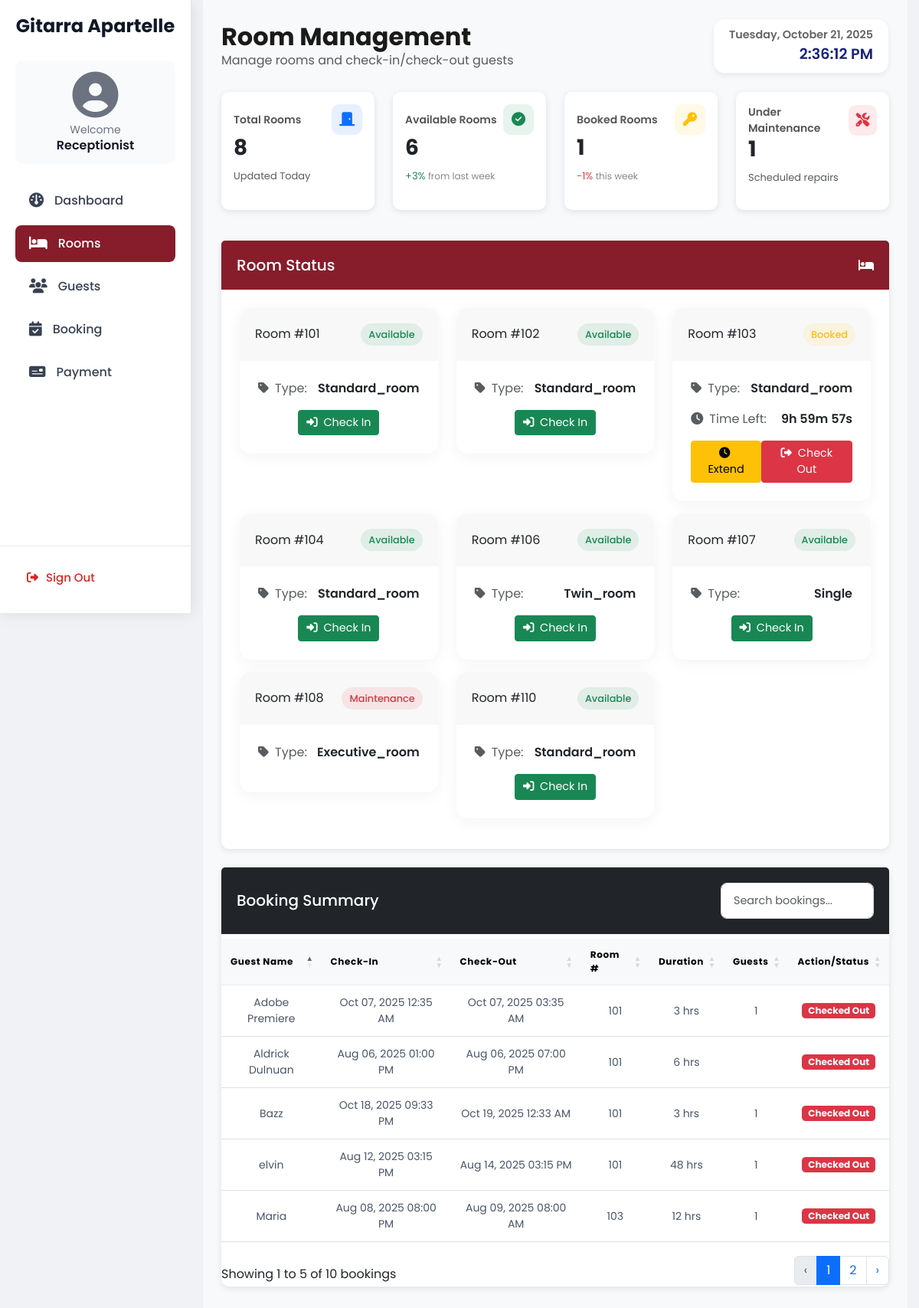
Screenshot of /receptionist-room.php with the database file from the repository.
### tables this page shows
CREATE TABLE `rooms` (
  `id` int NOT NULL,
  `room_number` int NOT NULL,
  `room_type` enum('single','twin_room','standard_room','studio','suite','queen_room','executive_room','suites','accessible_room','hollywood_twin_room','king_room','studio_hotel_rooms','villa','double_hotel_rooms','honeymoon_suite','penthouse_suite','single_hotel_rooms','adjoining_room','presidential_suite','connecting_rooms','quad_room','deluxe_room','double_room','triple_room') NOT NULL,
  `status` enum('available','booked','maintenance') NOT NULL DEFAULT 'available',
  `created_at` timestamp NULL DEFAULT CURRENT_TIMESTAMP,
  `updated_at` timestamp NULL DEFAULT CURRENT_TIMESTAMP ON UPDATE CURRENT_TIMESTAMP,
  `price_3hrs` decimal(10,2) NOT NULL DEFAULT '0.00',
  `price_6hrs` decimal(10,2) NOT NULL DEFAULT '0.00',
  `price_12hrs` decimal(10,2) NOT NULL DEFAULT '0.00',
  `price_24hrs` decimal(10,2) NOT NULL DEFAULT '0.00',
  `price_ot` decimal(10,2) NOT NULL DEFAULT '0.00'
);

### receptionist-room.php (the view, shortened to what this page needs)
<?php
require_once 'database.php';
$bookedRooms = $conn->query("SELECT COUNT(*) AS booked FROM rooms WHERE status = 'booked'")->fetch_assoc()['booked'] ?? 0;
$maintenanceRooms = $conn->query("SELECT COUNT(*) AS maintenance FROM rooms WHERE status = 'maintenance'")->fetch_assoc()['maintenance'] ?? 0;
$totalRooms = $conn->query("SELECT COUNT(*) AS total FROM rooms")->fetch_assoc()['total'] ?? 0;
$availableRooms = $conn->query("SELECT COUNT(*) AS available FROM rooms WHERE status = 'available'")->fetch_assoc()['available'] ?? 0;
$allRoomsQuery = "
    SELECT r.room_number, r.room_type, r.status,
        (SELECT c.check_out_date
         FROM checkins c
         WHERE c.room_number = r.room_number AND c.check_out_date > NOW()
         ORDER BY c.check_out_date DESC
         LIMIT 1) AS check_out_date
    FROM rooms r
";
$resultRooms = $conn->query($allRoomsQuery);
?>
<!DOCTYPE html>
<html lang="en">
<head>
    <link href="https://cdn.jsdelivr.net/npm/bootstrap@5.3.0/dist/css/bootstrap.min.css" rel="stylesheet">
    <link rel="stylesheet" href="https://cdnjs.cloudflare.com/ajax/libs/font-awesome/6.4.2/css/all.min.css">
    <link href="https://cdn.datatables.net/1.11.5/css/dataTables.bootstrap5.min.css" rel="stylesheet">
    <link href="style.css" rel="stylesheet">
</head>
<body>
<div class="sidebar" id="sidebar">
  <h4>Gitarra Apartelle</h4>
  <div class="user-info">
    <i class="fa-solid fa-user-circle"></i>
    <p>Welcome</p>
    <h6>Receptionist</h6>
  </div>
  <div class="nav-links">
    <a href="receptionist-dash.php" class="<?php echo basename($_SERVER['PHP_SELF']) == 'receptionist-dash.php' ? 'active' : ''; ?>">
      <i class="fa-solid fa-gauge"></i> Dashboard
    </a>
    <a href="receptionist-room.php" class="<?php echo basename($_SERVER['PHP_SELF']) == 'receptionist-room.php' ? 'active' : ''; ?>">
      <i class="fa-solid fa-bed"></i> Rooms
    </a>
    <a href="receptionist-guest.php" class="<?php echo basename($_SERVER['PHP_SELF']) == 'receptionist-guest.php' ? 'active' : ''; ?>">
      <i class="fa-solid fa-users"></i> Guests
    </a>
    <a href="receptionist-booking.php" class="<?php echo basename($_SERVER['PHP_SELF']) == 'receptionist-booking.php' ? 'active' : ''; ?>">
      <i class="fa-solid fa-calendar-check"></i> Booking
    </a>
    <a href="receptionist-payment.php" class="<?php echo basename($_SERVER['PHP_SELF']) == 'receptionist-payment.php' ? 'active' : ''; ?>">
      <i class="fa-solid fa-money-check"></i> Payment
    </a>
  </div>
  <div class="signout">
    <a href="signin.php"><i class="fa-solid fa-right-from-bracket"></i> Sign Out</a>
  </div>
</div>
<div class="content p-4">
    <div class="d-flex justify-content-between align-items-center mb-4">
        <div>
            <h2 class="fw-bold mb-0">Room Management</h2>
            <p class="text-muted mb-0">Manage rooms and check-in/check-out guests</p>
        </div>
        <div class="clock-box text-end">
            <div id="currentDate" class="fw-semibold"></div>
            <div id="currentTime"></div>
        </div>
    </div>
<div class="row mb-4">
    <div class="col-md-3 mb-3">
        <div class="card stat-card h-100 p-3">
            <div class="d-flex justify-content-between align-items-center">
                <p class="stat-title">Total Rooms</p>
                <div class="stat-icon bg-primary bg-opacity-10 text-primary">
                    <i class="fas fa-door-closed"></i>
                </div>
            </div>
            <h3 class="fw-bold mb-1"><?= $totalRooms ?></h3>
            <p class="stat-change text-muted">Updated Today</p>
        </div>
    </div>
    <div class="col-md-3 mb-3">
        <div class="card stat-card h-100 p-3">
            <div class="d-flex justify-content-between align-items-center">
                <p class="stat-title">Available Rooms</p>
                <div class="stat-icon bg-success bg-opacity-10 text-success">
                    <i class="fas fa-check-circle"></i>
                </div>
            </div>
            <h3 class="fw-bold mb-1"><?= $availableRooms ?></h3>
            <p class="stat-change text-success">+3% <span>from last week</span></p>
        </div>
    </div>
    <div class="col-md-3 mb-3">
        <div class="card stat-card h-100 p-3">
            <div class="d-flex justify-content-between align-items-center">
                <p class="stat-title">Booked Rooms</p>
                <div class="stat-icon bg-warning bg-opacity-10 text-warning">
                    <i class="fas fa-key"></i>
                </div>
            </div>
            <h3 class="fw-bold mb-1"><?= $bookedRooms ?></h3>
            <p class="stat-change text-danger">-1% <span>this week</span></p>
        </div>
    </div>
    <div class="col-md-3 mb-3">
        <div class="card stat-card h-100 p-3">
            <div class="d-flex justify-content-between align-items-center">
                <p class="stat-title">Under Maintenance</p>
                <div class="stat-icon bg-danger bg-opacity-10 text-danger">
                    <i class="fas fa-tools"></i>
                </div>
            </div>
            <h3 class="fw-bold mb-1"><?= $maintenanceRooms ?></h3>
            <p class="stat-change text-muted">Scheduled repairs</p>
        </div>
    </div>
</div>
    <div class="card mb-4">
        <div class="card-header text-white d-flex justify-content-between align-items-center" style="background-color: #871D2B;">
            <h5 class="mb-0">Room Status</h5>
            <i class="fas fa-bed"></i>
        </div>
        <div class="card-body">
            <div class="row">
                <?php while ($room = $resultRooms->fetch_assoc()):
    $orderCountQuery->close();?>
                    <div class="col-md-4 mb-3">
                        <div class="card room-card <?= $room['status'] ?>"
                            onclick="cardClicked(event, <?= $room['room_number']; ?>, '<?= $room['status'] ?>')">
                            <div class="card-header d-flex justify-content-between align-items-center">
                                <div class="d-flex flex-column">
                                    <span>Room #<?= htmlspecialchars($room['room_number']); ?></span>
                                </div>
                                <span class="status-badge status-<?= $room['status'] ?>"><?= ucfirst($room['status']) ?></span>
                            </div>
                            <div class="card-body">
                                <div class="d-flex justify-content-between align-items-center mb-3">
                                    <span class="text-muted"><i class="fas fa-tag me-2"></i>Type:</span>
                                    <span class="fw-semibold"><?= ucfirst($room['room_type']) ?></span>
                                </div>
                                <?php if ($room['status'] === 'booked' && !empty($room['check_out_date'])): ?>
                                    <div class="d-flex justify-content-between align-items-center mb-3">
                                        <span class="text-muted"><i class="fas fa-clock me-2"></i>Time Left:</span>
                                        <span class="countdown-timer" data-room="<?= $room['room_number']; ?>" data-checkout="<?= $room['check_out_date']; ?>">Loading...</span>
                                    </div>
                                    <div class="d-flex justify-content-between mt-3">
                                        <form method="POST" action="receptionist-room.php" class="d-inline extend-form">
                                        <button type="submit" class="btn btn-sm btn-warning">
                                            <i class="fas fa-clock me-1"></i> Extend
                                        </button>
                                        </form>
                                        <form method="POST" action="receptionist-room.php" class="d-inline checkout-form">
                                        <button type="submit" class="btn btn-sm btn-danger">
                                            <i class="fas fa-sign-out-alt me-1"></i> Check Out
                                        </button>
                                        </form>
                                    </div>
                                <?php elseif ($room['status'] === 'available'): ?>
                                    <div class="d-flex justify-content-center mt-3">
                                        <a href="check-in.php?room_number=<?= $room['room_number']; ?>" class="btn btn-sm btn-success">
                                            <i class="fas fa-sign-in-alt me-1"></i> Check In
                                        </a>
                                    </div>
                                <?php endif; ?>
                            </div>
                        </div>
                    </div>
                <?php endwhile; ?>
            </div>
        </div>
    </div>
<div class="toast-container position-fixed top-0 end-0 p-3" style="z-index: 1100;">
</div>
    <div class="card mb-4">
    <div class="card-header text-white bg-dark d-flex justify-content-between align-items-center flex-wrap gap-2">
        <h5 class="mb-0">Booking Summary</h5>
        <div class="d-flex align-items-center gap-3 flex-wrap">
        <input id="bookingSearchInput" type="text" class="form-control form-control-sm" placeholder="Search bookings..." style="width: 200px;">
        </div>
    </div>
    <div class="card-body p-0">
        <div class="table-responsive">
            <table id="bookingSummaryTable" class="table table-hover mb-0">
                <thead class="table-light">
                    <tr>
                        <th>Guest Name</th>
                        <th>Check-In</th>
                        <th>Check-Out</th>
                        <th>Room #</th>
                        <th>Duration</th>
                        <th>Guests</th>
                        <th>Action/Status</th>
                    </tr>
                </thead>
                <tbody>
                    <?php
                        $summary_result = $conn->query("SELECT guest_name, start_date, end_date, room_number, duration, num_people FROM bookings ORDER BY start_date DESC");
                        if ($summary_result->num_rows > 0):
                            while ($booking = $summary_result->fetch_assoc()):
                                $booking_end = $booking['end_date'];
                                $guest_name = $booking['guest_name'];
                                $now = new DateTime();
                                $booking_end_dt = new DateTime($booking_end);
                                $booking_finished = $now >= $booking_end_dt;
                                $already_checked_in = false;
                                $occupied_by_other = false;
                                $checked_out_for_booking = false;
                    ?>
                    <tr>
                        <td class="align-middle"><?= htmlspecialchars($booking['guest_name']) ?></td>
                        <td class="align-middle"><?= date("M d, Y h:i A", strtotime($booking['start_date'])) ?></td>
                        <td class="align-middle"><?= date("M d, Y h:i A", strtotime($booking['end_date'])) ?></td>
                        <td class="align-middle"><?= $booking['room_number'] ?></td>
                        <td class="align-middle"><?= $booking['duration'] ?> hrs</td>
                        <td class="align-middle"><?= $booking['num_people'] ?></td>
                        <td class="align-middle">
                            <?php
                                $room_check = $conn->prepare("SELECT status FROM rooms WHERE room_number = ?");
                                $room_check->bind_param("i", $booking['room_number']);
                                $room_check->execute();
                                $room_result = $room_check->get_result();
                                $room = $room_result->fetch_assoc();
                                if ($already_checked_in):
                            ?>
                                <span class="badge bg-success">In Use by <?= htmlspecialchars($guest_name) ?></span>
                            <?php elseif ($checked_out_for_booking || $booking_finished): ?>
                                <span class="badge bg-danger">Checked Out</span>
                            <?php elseif ($occupied_by_other): ?>
                                <span class="badge bg-warning text-dark">Room Unavailable</span>
                            <?php elseif ($room && $room['status'] === 'available'):
                                     $guest = urlencode($booking['guest_name']);
                                     $checkin = urlencode($booking['start_date']);
                                     $checkout = urlencode($booking['end_date']);
                                     $num_people = (int)$booking['num_people'];
                            ?>
                                <a href="check-in.php?room_number=<?= $booking['room_number']; ?>&guest_name=<?= $guest; ?>&checkin=<?= $checkin; ?>&checkout=<?= $checkout; ?>&num_people=<?= $num_people; ?>" class="btn btn-sm btn-success">
                                    <i class="fas fa-sign-in-alt me-1"></i> Check In
                                </a>
                            <?php else: ?>
                                <span class="badge bg-secondary">Room Unavailable</span>
                            <?php endif; ?>
                        </td>
                    </tr>
                    <?php endwhile; else: ?>
                        <tr><td colspan="7" class="text-center py-4 text-muted">No bookings found.</td></tr>
                    <?php endif; ?>
                </tbody>
            </table>
        </div>
    </div>
</div>
</div>
</body>
</html>

### style.css (style rules this page uses)
body { display: flex; background: #f0f2f5; font-family: 'Poppins', sans-serif; color: #1a1a1a; }
.sidebar { width: 280px; height: 100vh; background: linear-gradient(180deg, #222222, #0f0f0f); color: white; position: fixed; padding-top: 20px; transition: all 0.3s ease-in-out; box-shadow: 0 0 20px rgba(0, 0, 0, 0.1); z-index: 1000; }
.sidebar .user-info { text-align: center; margin-bottom: 20px; }
.sidebar .user-info i { font-size: 60px; animation: fadeIn 1s ease-in-out; }
.sidebar a { color: rgba(255, 255, 255, 0.8); text-decoration: none; padding: 15px 25px; display: flex; align-items: center; gap: 12px; transition: all 0.3s ease-in-out; border-radius: 0 30px 30px 0; margin: 5px 0; font-weight: 500; }
.sidebar a.active { background: rgba(255, 255, 255, 0.2); color: white; }
.content { margin-left: 280px; padding: 30px; width: calc(100% - 280px); transition: all 0.3s ease-in-out; min-height: 100vh; background: #f8f9fa; }
.content { margin-left: 260px; padding: 20px; }
.room-card.card { border: none; border-radius: 15px; box-shadow: 0 4px 20px rgba(0, 0, 0, 0.05); transition: transform 0.3s ease, box-shadow 0.3s ease; background-color: #ffffff; overflow: hidden; }
.card-header { border-bottom: none; padding: 1.25rem; }
.card-body { padding: 1.5rem; }
.card { transition: all 0.3s ease; }
.form-control { border: 1px solid #e0e0e0; padding: 0.75rem 1rem; font-size: 0.9rem; border-radius: 8px; transition: all 0.3s ease; }
.clock-box { padding: 10px 20px; background-color: white; border-radius: 15px; box-shadow: 0 4px 6px rgba(0,0,0,0.05); border: 1px solid rgba(0,0,0,0.05); }
#currentDate { font-size: 0.9rem; color: #666; }
#currentTime { font-size: 1.2rem; font-weight: 600; color: #1a237e; }
.table th, .table td { text-align: center; vertical-align: middle; }
.btn { font-size: 0.9rem; padding: 5px 10px; }

### rows the page displays
rooms: room_number "101", status "Available", room_type "Standard_room"
rooms: room_number "102", status "Available", room_type "Standard_room"
rooms: room_number "103", status "Booked", room_type "Standard_room"
rooms: room_number "104", status "Available", room_type "Standard_room"
rooms: room_number "106", status "Available", room_type "Twin_room"
rooms: room_number "107", status "Available", room_type "Single"
rooms: room_number "108", status "Maintenance", room_type "Executive_room"
rooms: room_number "110", status "Available", room_type "Standard_room"

### other values shown
$totalRooms "8"
$availableRooms "6"
$bookedRooms "1"
$maintenanceRooms "1"
$booking['guest_name'] "Bazz"
date("M d, Y h:i A", strtotime($booking['start_date'])) "Oct 18, 2025 09:33 PM"
date("M d, Y h:i A", strtotime($booking['end_date'])) "Oct 19, 2025 12:33 AM"
$booking['room_number'] "101"
$booking['duration'] "3"
$booking['num_people'] "1"
$booking['guest_name'] "Adobe Premiere"
date("M d, Y h:i A", strtotime($booking['start_date'])) "Oct 07, 2025 12:35 AM"
date("M d, Y h:i A", strtotime($booking['end_date'])) "Oct 07, 2025 03:35 AM"
$booking['guest_name'] "elvin"
date("M d, Y h:i A", strtotime($booking['start_date'])) "Aug 12, 2025 03:15 PM"
